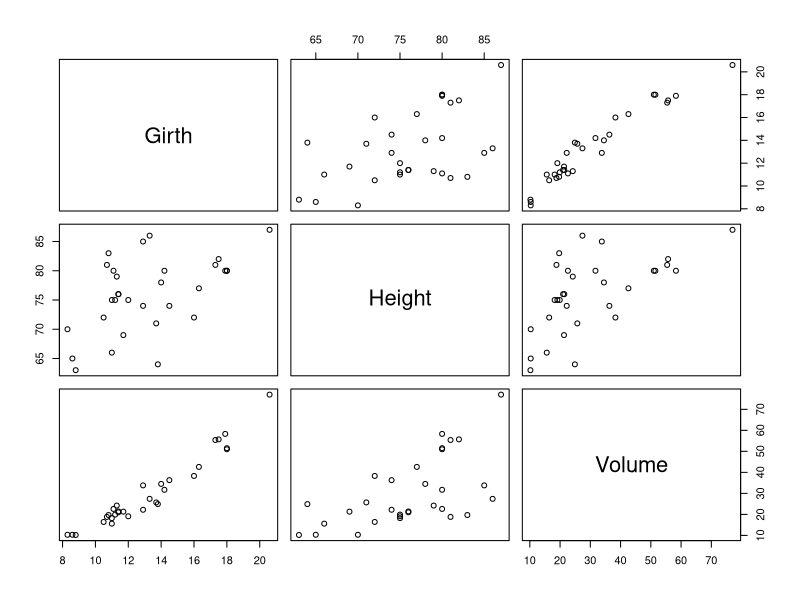
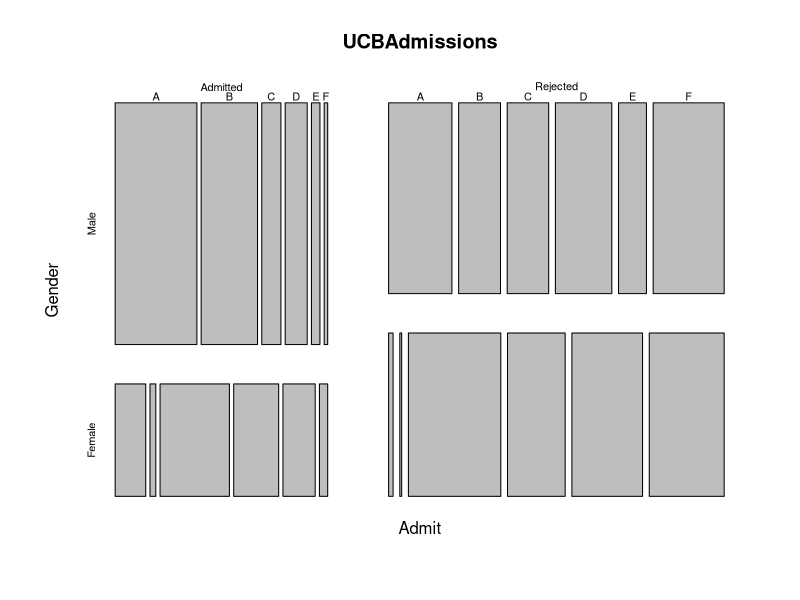
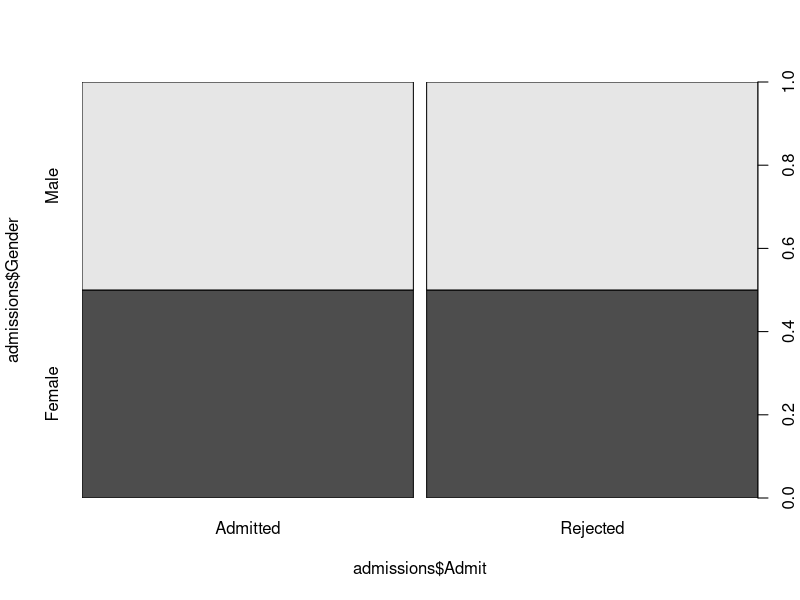
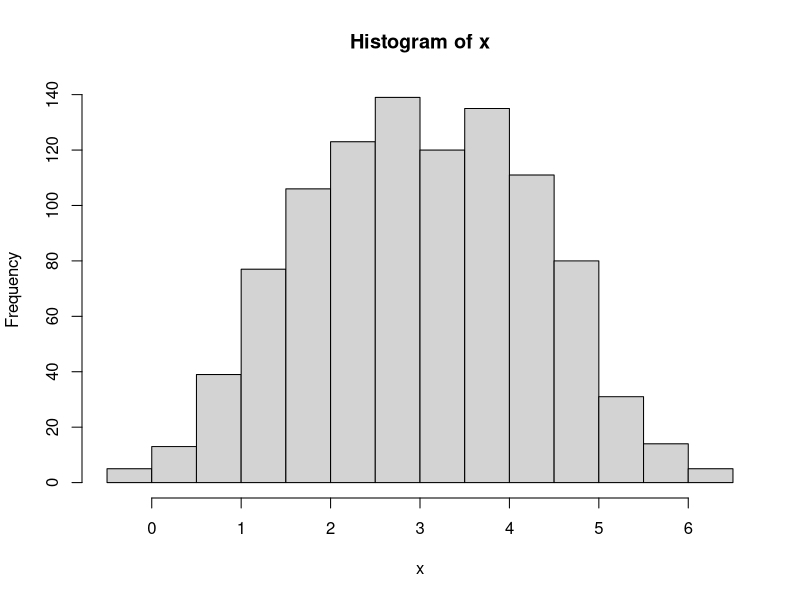
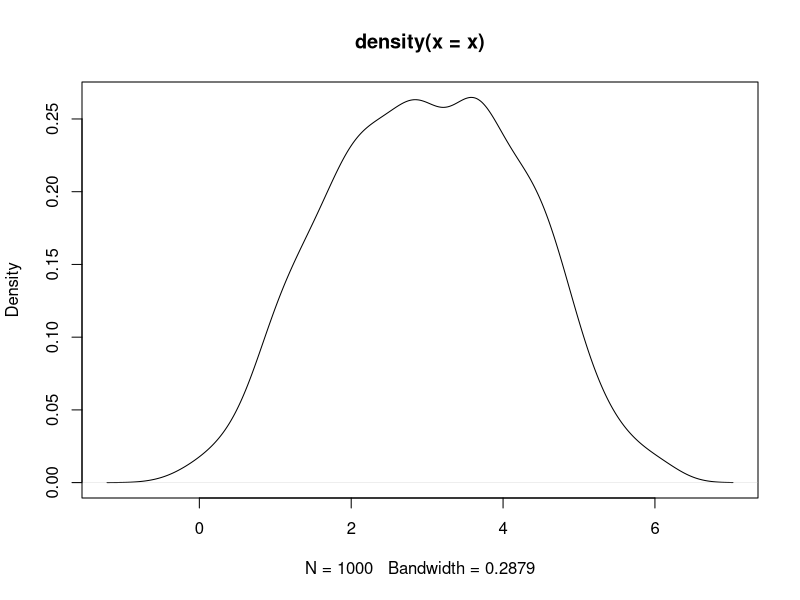

Here is the R script that generated these plots, in order:
rm(list = ls())

# Aufgabe 1 #########################################################################

png("boxplot.png") # Device öffnen
boxplot(iris)      # Plotten
dev.off()          # Device schließen

# Aufgabe 2 #########################################################################

data("trees", package = "datasets")
str(trees)
head(trees)

pairs(trees) # Paarweise Streudiagramm

# Untermengen geteilt nach Height
small.trees <- trees[which(trees$Height <= mean(trees$Height)),]
big.trees <- trees[which(trees$Height > mean(trees$Height)),]

pdf(file = "VU-Grid.pdf")

par(mfrow =c(1,2))

plot (small.trees$Girth~small.trees$Volume, 
      xlim = c(0,70), ylim= c(0,20), 
      xlab = "Volumen", 
      ylab = "Umfang", 
      main = "Volumen / Umfang\nkleine Bäumen")

plot (big.trees$Girth~big.trees$Volume,
      xlim = c(0,70),
      ylim= c(0,20),
      xlab= "Volumen",
      ylab ="Umfang",
      main = "Volumen / Umfang\ngroße Bäumen")

dev.off()

# Aufgabe 3 #########################################################################

str(UCBAdmissions)
mosaicplot(UCBAdmissions)

prop.table(UCBAdmissions)
admissions <- as.data.frame(UCBAdmissions)

library(dplyr)
rel.freq.gender.dept <- select(admissions, Admit, Gender, Dept, Freq) %>%
  group_by(Dept, Gender) %>%
  summarise(relative.H = sum(Freq)/sum(admissions$Freq)*100)

rel.freq.gender.dept

rel.freq.gender <- select(admissions, Admit, Gender, Dept, Freq) %>%
  group_by( Gender) %>%
  summarise(relative.H = sum(Freq)/sum(admissions$Freq)*100)

rel.freq.gender

plot(admissions$Gender ~ admissions$Admit, data = admissions)


# Aufgabe 4 #########################################################################

visualize_dist <- function(name, dist_par, x, discrete = FALSE, ...) {
  
}





# Aufgabe 5 #########################################################################

rtrnorm <- function(n, mean = 0, sigma = 1, lower = -Inf, upper = Inf) {
  
  # Gleichverteilte Zufallsvariable
  u <- runif(n,min=0,max=1)
  
  # https://en.wikipedia.org/wiki/Truncated_normal_distribution
  e <- (u - mean(u))/sd(u)
  a <- (min(u)-mean(u))/sd(u)
  b <- (max(u)-mean(u))/sd(u)
  z <- pnorm(b) - pnorm(a)
  
  x <-  (pnorm(e) - pnorm(a)) / z
  
  # Quantilsfunktion = inverse CDF
  # https://en.wikipedia.org/wiki/Quantile_function
  x <- qnorm(x, mean = mean, sd = sigma) 
  
  return(x)
}

x <- rtrnorm(1000,3,1,-5,4)
hist(x)
plot(density(x))


